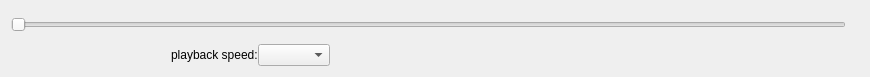
<?xml version="1.0" encoding="UTF-8"?>
<ui version="4.0">
 <class>QSoundPlayer</class>
 <widget class="QWidget" name="QSoundPlayer">
  <property name="geometry">
   <rect>
    <x>0</x>
    <y>0</y>
    <width>870</width>
    <height>77</height>
   </rect>
  </property>
  <property name="windowTitle">
   <string>Form</string>
  </property>
  <layout class="QVBoxLayout" name="verticalLayout">
   <item>
    <layout class="QHBoxLayout" name="horizontalLayout">
     <item>
      <widget class="QJumpSlider" name="slider_time">
       <property name="orientation">
        <enum>Qt::Horizontal</enum>
       </property>
      </widget>
     </item>
     <item>
      <widget class="QLabel" name="lbl_pos">
       <property name="text">
        <string/>
       </property>
      </widget>
     </item>
    </layout>
   </item>
   <item>
    <layout class="QHBoxLayout" name="horizontalLayout_11">
     <property name="spacing">
      <number>0</number>
     </property>
     <item>
      <widget class="QPushButton" name="btn_stop">
       <property name="sizePolicy">
        <sizepolicy hsizetype="Maximum" vsizetype="Fixed">
         <horstretch>0</horstretch>
         <verstretch>0</verstretch>
        </sizepolicy>
       </property>
       <property name="toolTip">
        <string>Stop</string>
       </property>
       <property name="text">
        <string/>
       </property>
       <property name="icon">
        <iconset resource="qsoundplayer.qrc">
         <normaloff>:/icons/stop</normaloff>:/icons/stop</iconset>
       </property>
       <property name="iconSize">
        <size>
         <width>20</width>
         <height>20</height>
        </size>
       </property>
       <property name="flat">
        <bool>true</bool>
       </property>
      </widget>
     </item>
     <item>
      <widget class="QPushButton" name="btn_play">
       <property name="sizePolicy">
        <sizepolicy hsizetype="Maximum" vsizetype="Preferred">
         <horstretch>0</horstretch>
         <verstretch>0</verstretch>
        </sizepolicy>
       </property>
       <property name="toolTip">
        <string>Play</string>
       </property>
       <property name="text">
        <string/>
       </property>
       <property name="icon">
        <iconset resource="qsoundplayer.qrc">
         <normaloff>:/icons/play</normaloff>
         <activeoff>:/icons/play</activeoff>
         <activeon>:/icons/pause</activeon>:/icons/play</iconset>
       </property>
       <property name="iconSize">
        <size>
         <width>20</width>
         <height>20</height>
        </size>
       </property>
       <property name="checkable">
        <bool>true</bool>
       </property>
       <property name="flat">
        <bool>true</bool>
       </property>
      </widget>
     </item>
     <item>
      <widget class="QPushButton" name="btn_seek">
       <property name="sizePolicy">
        <sizepolicy hsizetype="Maximum" vsizetype="Fixed">
         <horstretch>0</horstretch>
         <verstretch>0</verstretch>
        </sizepolicy>
       </property>
       <property name="toolTip">
        <string>Seek</string>
       </property>
       <property name="text">
        <string/>
       </property>
       <property name="icon">
        <iconset resource="qsoundplayer.qrc">
         <normaloff>:/icons/signs</normaloff>:/icons/signs</iconset>
       </property>
       <property name="iconSize">
        <size>
         <width>20</width>
         <height>20</height>
        </size>
       </property>
       <property name="flat">
        <bool>true</bool>
       </property>
      </widget>
     </item>
     <item>
      <spacer name="horizontalSpacer_4">
       <property name="orientation">
        <enum>Qt::Horizontal</enum>
       </property>
       <property name="sizeType">
        <enum>QSizePolicy::Maximum</enum>
       </property>
       <property name="sizeHint" stdset="0">
        <size>
         <width>40</width>
         <height>20</height>
        </size>
       </property>
      </spacer>
     </item>
     <item>
      <widget class="QLabel" name="label">
       <property name="sizePolicy">
        <sizepolicy hsizetype="Maximum" vsizetype="Preferred">
         <horstretch>0</horstretch>
         <verstretch>0</verstretch>
        </sizepolicy>
       </property>
       <property name="text">
        <string>playback speed:</string>
       </property>
       <property name="alignment">
        <set>Qt::AlignLeading|Qt::AlignLeft|Qt::AlignVCenter</set>
       </property>
      </widget>
     </item>
     <item>
      <widget class="QComboBox" name="cb_playbackSpeed">
       <property name="sizePolicy">
        <sizepolicy hsizetype="Maximum" vsizetype="Fixed">
         <horstretch>0</horstretch>
         <verstretch>0</verstretch>
        </sizepolicy>
       </property>
      </widget>
     </item>
     <item>
      <spacer name="horizontalSpacer_3">
       <property name="orientation">
        <enum>Qt::Horizontal</enum>
       </property>
       <property name="sizeType">
        <enum>QSizePolicy::Expanding</enum>
       </property>
       <property name="sizeHint" stdset="0">
        <size>
         <width>40</width>
         <height>20</height>
        </size>
       </property>
      </spacer>
     </item>
    </layout>
   </item>
  </layout>
 </widget>
 <customwidgets>
  <customwidget>
   <class>QJumpSlider</class>
   <extends>QSlider</extends>
   <header>QJumpSlider.h</header>
  </customwidget>
 </customwidgets>
 <resources>
  <include location="qsoundplayer.qrc"/>
 </resources>
 <connections/>
</ui>
